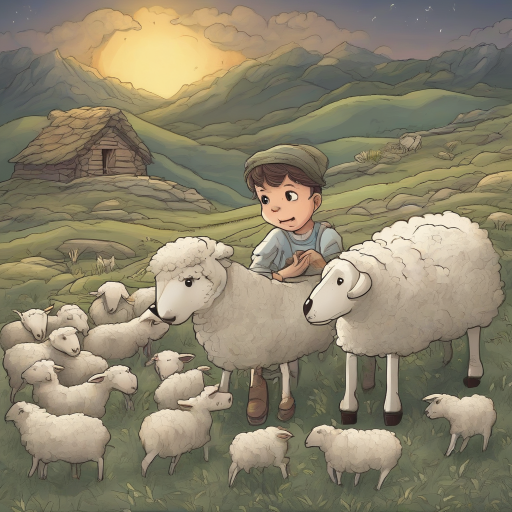
#> input picture generate-whiteboard-animated-videos/images/1.png, 1024 x 1024 px, found by its file name (shown at 1/2 size); its folder holds 7 pictures in this run
$ python draw-whiteboard-animations.py
#> lines starting #> are read from the running program, lines starting #| are printed output that depends on the picture; after the words box and inside, x2 and y2 are one past the last pixel; in counts of white or black regions, pixels touching at a corner belong together
import cv2
import time
import numpy as np
import math
import os
import json


def euc_dist(arr1, point):
    square_sub = (arr1 - point) ** 2
    return np.sqrt(np.sum(square_sub, axis=1))


def preprocess_image(img_path, variables):
#> called with img_path = './images/1.png'
    img = cv2.imread(img_path)
#> img is the input picture: shape (1024, 1024, 3); mean B, G, R 107.5, 130.9, 139.2
    img_ht, img_wd = img.shape[0], img.shape[1]
#> img_ht = 1024; img_wd = 1024
    img = cv2.resize(img, (variables.resize_wd, variables.resize_ht))
#> img: shape (800, 800, 3)
    img_gray = cv2.cvtColor(img, cv2.COLOR_BGR2GRAY)
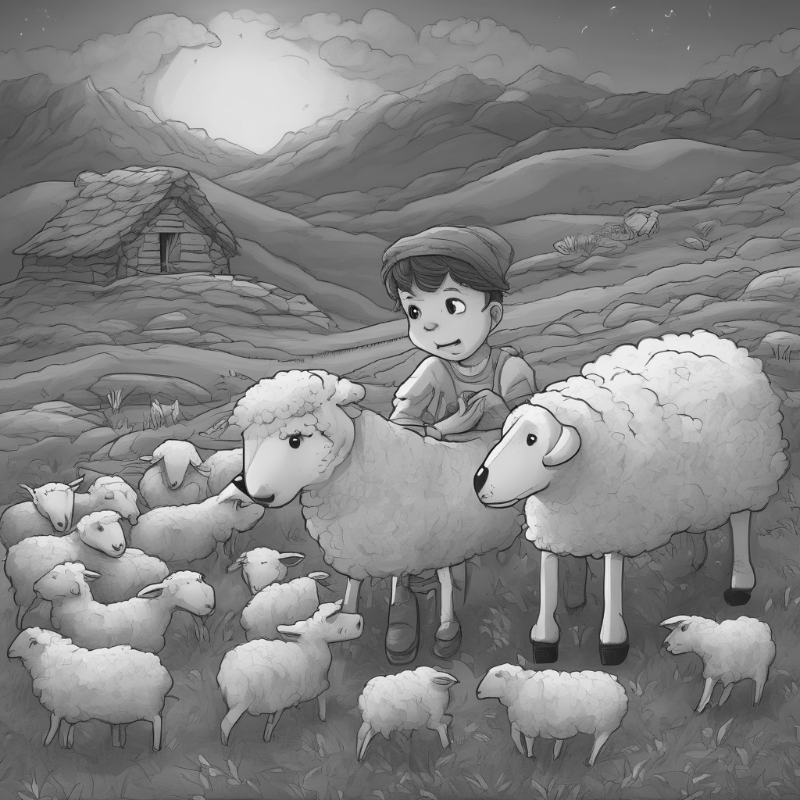
#> img_gray: shape (800, 800); min 9, max 249, mean 130.6

    # color histogram equilization
    clahe = cv2.createCLAHE(clipLimit=2.0, tileGridSize=(3, 3))
    cl1 = clahe.apply(img_gray)
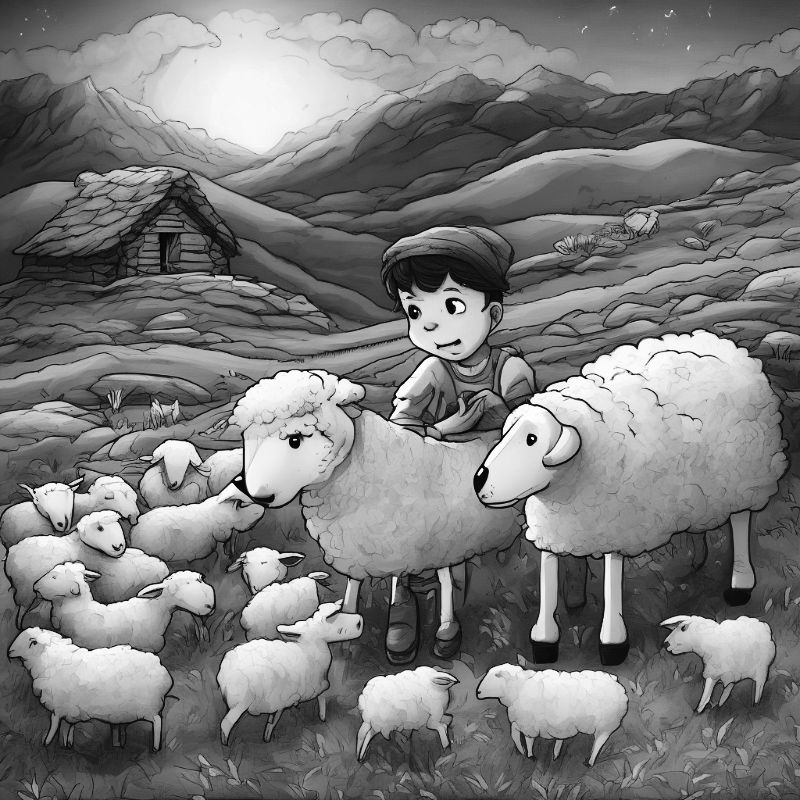
#> cl1: shape (800, 800); min 2, max 254, mean 122.3

    # gaussian adaptive thresholding
    img_thresh = cv2.adaptiveThreshold(
        cl1, 255, cv2.ADAPTIVE_THRESH_GAUSSIAN_C, cv2.THRESH_BINARY, 25, 11
    )
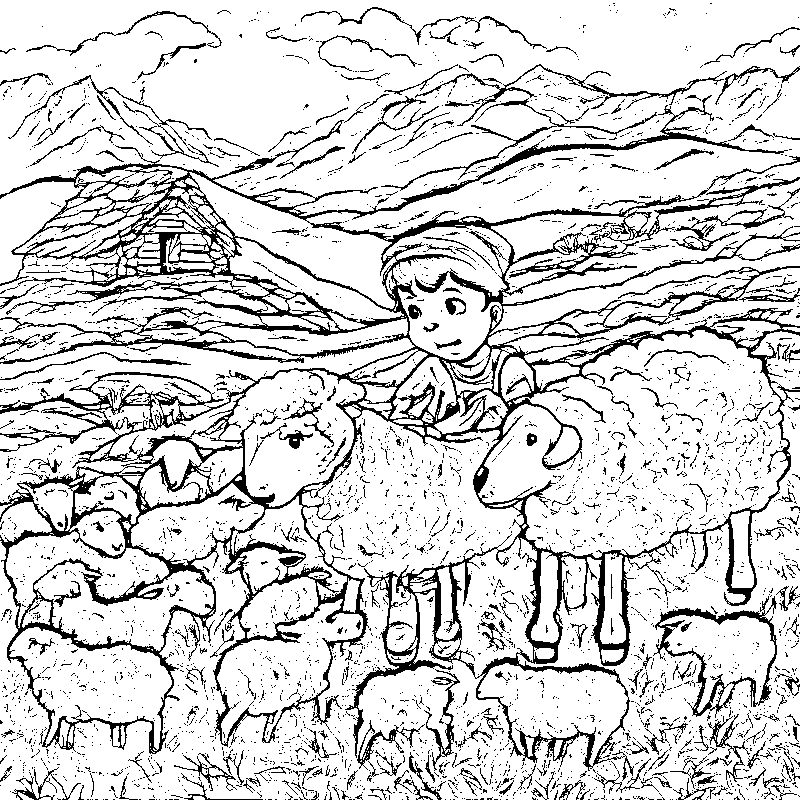
#> img_thresh: shape (800, 800); 83.3% white; 3880 black regions (3573 under 20 px), largest, box (x1, y1, x2, y2) and area: (0, 95, 800, 781) 68642, (653, 596, 777, 718) 2309, (415, 64, 727, 126) 1215

    # adding all the computed required items in variables object
    variables.img_ht = img_ht
#> variables.img_ht = 1024
    variables.img_wd = img_wd
#> variables.img_wd = 1024
    variables.img_gray = img_gray
    variables.img_thresh = img_thresh
    variables.img = img
    return variables


def preprocess_hand_image(hand_path, hand_mask_path, variables):
#> called with hand_path = './images/drawing-hand.png', hand_mask_path = './images/hand-mask.png'
    hand = cv2.imread(hand_path)
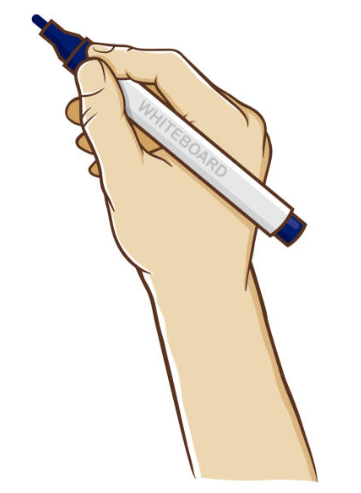
#> input picture generate-whiteboard-animated-videos/images/drawing-hand.png, 361 x 493 px, found by its file name
#> hand is the input picture: shape (493, 361, 3); mean B, G, R 223, 233.3, 240.6
    hand_mask = cv2.imread(hand_mask_path, cv2.IMREAD_GRAYSCALE)
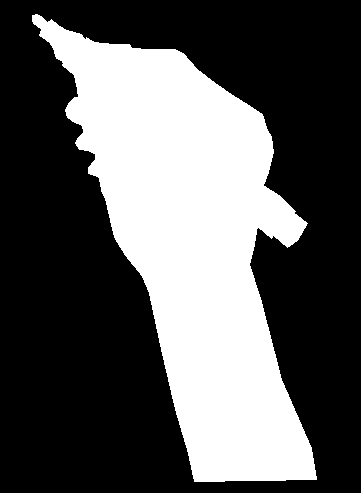
#> input picture generate-whiteboard-animated-videos/images/hand-mask.png, 361 x 493 px, found by its file name
#> hand_mask: shape (493, 361); 35.2% white; 1 white region, box (x1, y1, x2, y2) and area: (32, 14, 317, 482) 62617

    top_left, bottom_right = get_extreme_coordinates(hand_mask)
#> in get_extreme_coordinates, `indices = np.where(mask == 255)`: indices = 62617 positions, rows 14 to 481, columns 32 to 316
#> in get_extreme_coordinates, `topleft = (np.min(x), np.min(y))`: topleft = (32, 14)
#> in get_extreme_coordinates, `bottomright = (np.max(x), np.max(y))`: bottomright = (316, 481)
#> top_left = (32, 14); bottom_right = (316, 481)
    hand = hand[top_left[1]: bottom_right[1], top_left[0]: bottom_right[0]]
#> hand: shape (467, 284, 3)
    hand_mask = hand_mask[top_left[1]: bottom_right[1],
                          top_left[0]: bottom_right[0]]
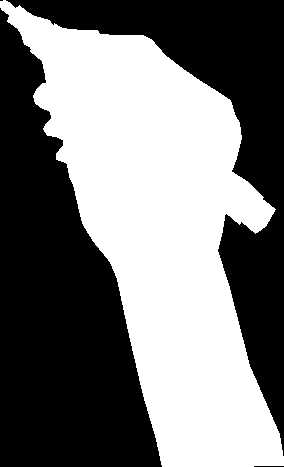
#> hand_mask: shape (467, 284); 47.2% white; 1 white region, box (x1, y1, x2, y2) and area: (0, 0, 284, 467) 62582
    hand_mask_inv = 255 - hand_mask

    # standardizing the hand masks
    hand_mask = hand_mask / 255
    hand_mask_inv = hand_mask_inv / 255

    # making the hand background black
    hand_bg_ind = np.where(hand_mask == 0)
#> hand_bg_ind = 70046 positions, rows 0 to 466, columns 0 to 283
    hand[hand_bg_ind] = [0, 0, 0]
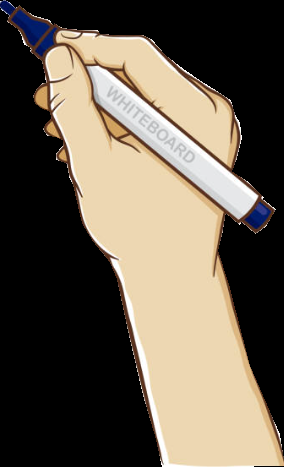
#> hand: shape (467, 284, 3); mean B, G, R 78.8, 92.4, 102

    # getting the img and hand dim
    hand_ht, hand_wd = hand.shape[0], hand.shape[1]
#> hand_ht = 467; hand_wd = 284

    variables.hand_ht = hand_ht
#> variables.hand_ht = 467
    variables.hand_wd = hand_wd
#> variables.hand_wd = 284
    variables.hand = hand
    variables.hand_mask = hand_mask
    variables.hand_mask_inv = hand_mask_inv
    return variables


def get_extreme_coordinates(mask):
    indices = np.where(mask == 255)
    # Extract the x and y coordinates of the pixels.
    x = indices[1]
    y = indices[0]

    # Find the minimum and maximum x and y coordinates.
    topleft = (np.min(x), np.min(y))
    bottomright = (np.max(x), np.max(y))

    return topleft, bottomright


# [159 lines left out: functions draw_hand_on_img, draw_masked_object, not called in this run]


class AllVariables:
    def __init__(
        self,
        frame_rate=None,
        resize_wd=None,
        resize_ht=None,
        split_len=None,
        object_skip_rate=None,
        background_skip_rate=None,
        end_gray_img_duration_in_sec=None,
    ):
        self.frame_rate = frame_rate
        self.resize_wd = resize_wd
        self.resize_ht = resize_ht
        self.split_len = split_len
        self.object_skip_rate = object_skip_rate
        self.background_skip_rate = background_skip_rate
        self.end_gray_img_duration_in_sec = end_gray_img_duration_in_sec


if __name__ == "__main__":
    # paths and dir
    img_dir = "./images"
    img_name = "1.png"
    hand_path = "./images/drawing-hand.png"
    hand_mask_path = "./images/hand-mask.png"
    img_path = os.path.join(img_dir, img_name)
    img_path_copy = img_path.replace("\\", "/")
    img_name = img_path_copy.rsplit("/", 1)[-1].rsplit(".", 1)[0]

    # json path
    json_path = os.path.join(img_dir, img_name + ".json")
    print("Json Path: ", json_path)

    # video save path
    video_save_name = img_name + ".mp4"
    save_video_path = os.path.join("./save_videos", video_save_name)
    print("save_video_path: ", save_video_path)

    # constants and variables object
    variables = AllVariables(
        frame_rate=25,
        resize_wd=800,
        resize_ht=800,
        split_len=10,
        object_skip_rate=5,
        background_skip_rate=10,
        end_gray_img_duration_in_sec=5,
    )

    # reading the image and converting it to grayscale,
    # computing clahe and later therholding
    variables = preprocess_image(img_path=img_path, variables=variables)

    # reading hand image and preprocess
    variables = preprocess_hand_image(
        hand_path=hand_path, hand_mask_path=hand_mask_path, variables=variables
    )

    # calculate how much time it takes to make video for 1 image
    start_time = time.time()

    # defining the video object
    variables.video_object = cv2.VideoWriter(
        save_video_path,
        cv2.VideoWriter_fourcc(*"mp4v"),
        variables.frame_rate,
        (variables.resize_wd, variables.resize_wd),
    )

    # creating an emtpy frame and select 0th index as the starting point to draw
    variables.drawn_frame = np.zeros(variables.img.shape, np.uint8) + np.array(
        [255, 255, 255], np.uint8
    )

    # reading the object masks
#> (the run stopped early here; a loop or call above may not have finished)
